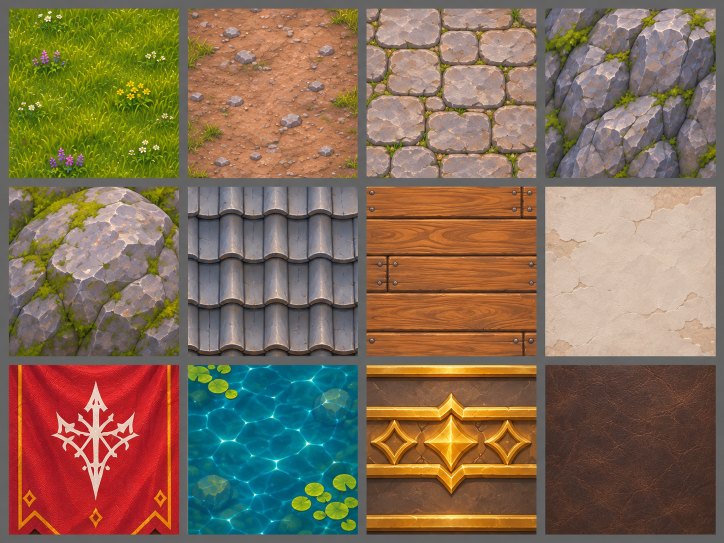
#> input picture reference/09-material-swatches.png, 1448 x 1086 px, found by its file name (shown at 1/2 size)
$ python prep_tex.py
#> lines starting #> are read from the running program, lines starting #| are printed output that depends on the picture
"""Make tiling textures from reference/09-material-swatches.png (not seamless as given),
plus a few procedural ones (flagstones, flowers, grass blade card, glow).
Output: assets/tex/*.jpg|png
"""
import sys
import numpy as np, cv2
from PIL import Image

REF = sys.argv[1] if len(sys.argv) > 1 else '/mnt/project-files/reference/09-material-swatches.png'
OUT = 'assets/tex'
sw = np.array(Image.open(REF).convert('RGB')).astype(np.float32)
COLS = [(20, 357), (376, 715), (734, 1072), (1091, 1430)]
ROWS = [(20, 354), (375, 710), (731, 1067)]
NAMES = [['grass', 'dirt', 'cobble', 'cliff'], ['boulder', 'roof', 'wood', 'plaster'],
         ['banner', 'water', 'gold', 'leather']]
rng = np.random.default_rng(7)


def tile(r, c, inset=10):
    (x0, x1), (y0, y1) = COLS[c], ROWS[r]
    return sw[y0 + inset:y1 - inset, x0 + inset:x1 - inset]


def seamless(t, size=512, band=0.3):
    """Two passes (x then y): blend with a half-rolled copy near the edges."""
    t = cv2.resize(t, (size, size), interpolation=cv2.INTER_CUBIC)
    u = np.linspace(0, 1, size)
    e = np.clip(np.minimum(u, 1 - u) / band, 0, 1)
    e = (e * e * (3 - 2 * e)).astype(np.float32)
    r = np.roll(t, size // 2, 1)
    t = t * e[None, :, None] + r * (1 - e[None, :, None])
    r = np.roll(t, size // 2, 0)
    return t * e[:, None, None] + r * (1 - e[:, None, None])


def flatten_light(t, sigma=60, amt=0.7):
    """Remove the swatch's large-scale shading so tiling doesn't show."""
    low = cv2.GaussianBlur(t, (0, 0), sigma)
    mean = t.reshape(-1, 3).mean(0)
    return t - (low - mean) * amt


def save(name, a, q=88):
    Image.fromarray(np.clip(a, 0, 255).astype(np.uint8)).save(f'{OUT}/{name}.jpg', quality=q)


for r, row in enumerate(NAMES):
    for c, name in enumerate(row):
        t = tile(r, c)
        if name in ('banner', 'gold'):
            save(name, cv2.resize(t, (256, 512) if name == 'banner' else (512, 512)))
            continue
        if name in ('grass', 'dirt', 'cliff', 'boulder', 'plaster', 'leather', 'water', 'cobble'):
            t = flatten_light(t)
        save(name, seamless(t))
#> this loop made 3 passes
#> pass 1, in flatten_light, `low = cv2.GaussianBlur(t, (0, 0), sigma)`:
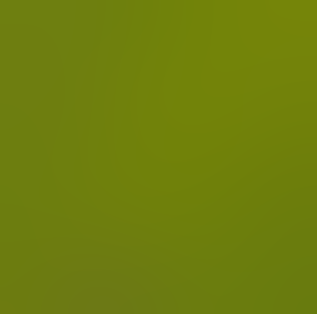
#> low: shape (314, 317, 3) float32; mean of channels 0, 1, 2 111.1, 127.6, 13.3; drawn as R, G, B
#> pass 1, in seamless, `t = t * e[None, :, None] + r * (1 - e[None, :, None])`:
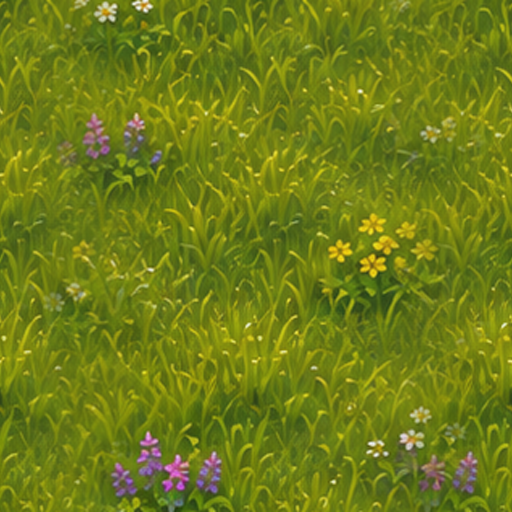
#> t: shape (512, 512, 3) float32; mean of channels 0, 1, 2 111.5, 128.2, 12.9; drawn with min black and max white

# --- Flagstone path: Voronoi stones tinted from the cobble swatch ---
N = 512
cob = tile(0, 2)
#> in tile (call 13), `return sw[y0 + inset:y1 - inset, x0 + inset:x1 - inset]`:
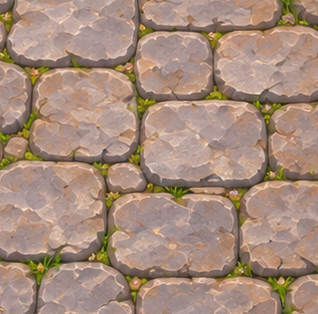
#> returned value: shape (314, 318, 3) float32; mean of channels 0, 1, 2 166.5, 139.6, 123.1; drawn as R, G, B
stone_cols = cob.reshape(-1, 3)
stone_cols = stone_cols[stone_cols.mean(1) > 120]
pts = rng.random((26, 2)) * N
pts = np.concatenate([pts + [dx * N, dy * N] for dx in (-1, 0, 1) for dy in (-1, 0, 1)])
yy, xx = np.mgrid[0:N, 0:N]
d = np.stack([np.hypot(xx - p[0], (yy - p[1]) * 1.0) for p in pts], -1)
idx = np.argsort(d, -1)
d1 = np.take_along_axis(d, idx[..., :1], -1)[..., 0]
d2 = np.take_along_axis(d, idx[..., 1:2], -1)[..., 0]
cell = idx[..., 0] % 26
edge = d2 - d1
base = np.zeros((N, N, 3), np.float32)
tints = stone_cols[rng.integers(0, len(stone_cols), 26)]
#> tints = 26 rows, first 8: [168, 145, 141], [178, 147, 134], [177, 150, 141], [206, 170, 153], [170, 136, 104], [157, 125, 106], [201, 170, 158], [170, 145, 141]
for i in range(26):
    tints[i] = np.array([172, 160, 150]) * rng.uniform(0.86, 1.08) + rng.normal(0, 4, 3)
#> after the loop, tints = 26 rows, first 8: [156.2, 149.6, 141.5], [152.9, 147.8, 128.1], [172.6, 165.9, 153.6], [180.6, 168.4, 164.9], [181.8, 171.7, 159.1], [167.7, 160.1, 148.4], [159.6, 145.9, 139.6], [172.9, 156.9, 149.4]
base = tints[cell]
noise = cv2.GaussianBlur(rng.normal(0, 1, (N, N)).astype(np.float32), (0, 0), 2.0)
noise2 = cv2.GaussianBlur(rng.normal(0, 1, (N, N)).astype(np.float32), (0, 0), 9.0)
base *= (1 + 0.06 * noise[..., None] + 0.08 * noise2[..., None])
bevel = np.clip(edge / 14, 0, 1)
base *= (0.72 + 0.28 * bevel)[..., None]
dirt = tile(0, 1)
dirt = cv2.resize(seamless(flatten_light(dirt)), (N, N)) * 0.8
#> in flatten_light (call 9), `low = cv2.GaussianBlur(t, (0, 0), sigma)`:
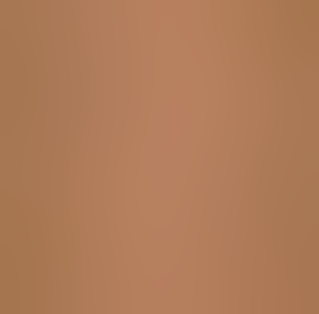
#> low: shape (314, 319, 3) float32; mean of channels 0, 1, 2 175.8, 123.6, 89.4; drawn as R, G, B
#> in flatten_light (call 9), `mean = t.reshape(-1, 3).mean(0)`: mean = [175.7, 123.6, 89.35]
gap = np.clip((edge - 3) / 3, 0, 1)[..., None]
flag = base * gap + dirt * (1 - gap)
# moss specks in gaps
moss = (gap[..., 0] < 0.5) & (cv2.GaussianBlur(rng.random((N, N)).astype(np.float32), (0, 0), 3) > 0.52)
flag[moss] = flag[moss] * 0.4 + np.array([92, 120, 40]) * 0.6
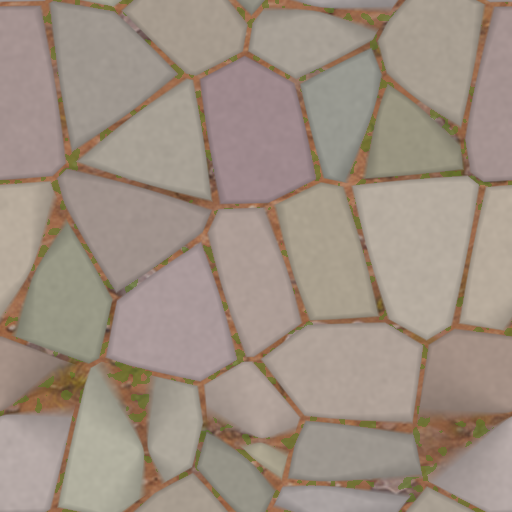
#> flag: shape (512, 512, 3) float64; mean of channels 0, 1, 2 158.9, 144.8, 132.2; drawn as R, G, B
save('flagstone', flag)

# --- grass blade card (RGBA), several blades on one card ---
W, H = 128, 256
card = np.zeros((H, W, 4), np.float32)
for b in range(20):
    x0 = rng.uniform(8, W - 8)
    lean = rng.uniform(-34, 34)
    h = rng.uniform(0.45, 1.0) * H
    wid = rng.uniform(3, 5.5)
    for y in range(int(h)):
        t = y / h
        x = x0 + lean * t * t
        ww = wid * (1 - t) ** 0.8 + 0.6
        yy_ = H - 1 - y
        xs = np.arange(int(x - ww - 1), int(x + ww + 2))
        xs = xs[(xs >= 0) & (xs < W)]
        a = np.clip(ww - np.abs(xs - x), 0, 1)
        g = 0.5 + 0.5 * t
        col = np.array([70 + 150 * g * g, 125 + 105 * g, 30 + 30 * g])
        card[yy_, xs, :3] = np.where(a[:, None] > card[yy_, xs, 3:4] / 255, col, card[yy_, xs, :3])
        card[yy_, xs, 3] = np.maximum(card[yy_, xs, 3], a * 255)
Image.fromarray(card.astype(np.uint8), 'RGBA').save(f'{OUT}/blade.png')
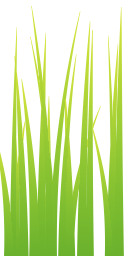
#> saved as blade.png: PIL image 128x256 RGBA; mean R, G, B, A 73.5, 99.5, 25.4, 112.7; transparent parts drawn white

# --- soft glow sprite ---
G = 128
r = np.hypot(*(np.mgrid[0:G, 0:G] - G / 2 + 0.5)) / (G / 2)
a = np.clip(1 - r, 0, 1) ** 2.2
glow = np.dstack([np.full((G, G), 255), np.full((G, G), 235), np.full((G, G), 170), a * 255])
Image.fromarray(glow.astype(np.uint8), 'RGBA').save(f'{OUT}/glow.png')

# --- sparkle (4-point star) for path markers ---
yy, xx = (np.mgrid[0:G, 0:G] - G / 2 + 0.5) / (G / 2)
star = np.clip(1 - (np.abs(xx) ** 0.5 + np.abs(yy) ** 0.5) / 1.05, 0, 1) ** 1.5
core = np.clip(1 - np.hypot(xx, yy) * 2.2, 0, 1)
a = np.clip(star * 1.6 + core, 0, 1)
sp = np.dstack([np.full((G, G), 255), 220 + 35 * core, 120 + 120 * core, a * 255])
Image.fromarray(sp.astype(np.uint8), 'RGBA').save(f'{OUT}/sparkle.png')
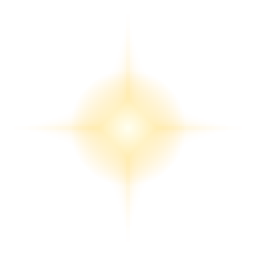
#> saved as sparkle.png: PIL image 128x128 RGBA (shown 2 times larger); mean R, G, B, A 255, 221.8, 126.4, 20.6; transparent parts drawn white
print('textures done')

$ run again, with reference/04-clean-plate-accepted.png copied over reference/09-material-swatches.png
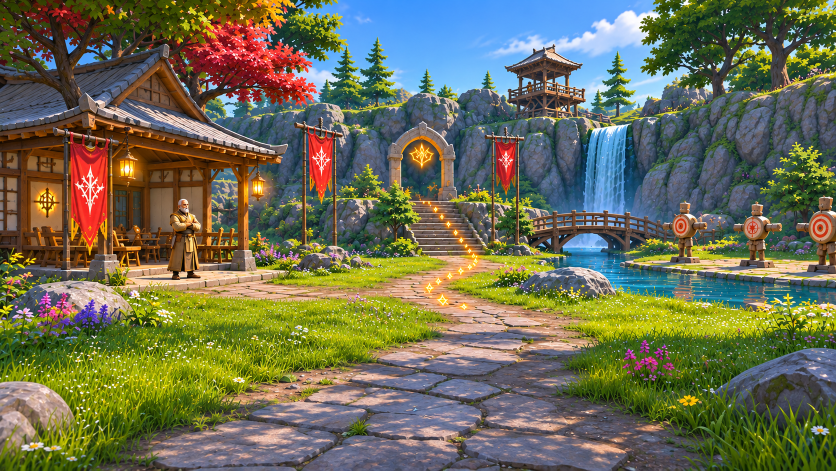
#> input picture reference/04-clean-plate-accepted.png, 1672 x 941 px, found by its file name (shown at 1/2 size)
#> the loop `for r, row in enumerate(NAMES):` made 3 passes
#> `tints = stone_cols[rng.integers(0, len(stone_cols), 26)]`: tints = 26 rows, first 8: [75, 158, 252], [87, 164, 253], [113, 188, 253], [94, 172, 253], [114, 187, 253], [90, 169, 253], [90, 168, 253], [79, 161, 253]
#> after the loop `for i in range(26):`: tints = 26 rows, first 8: [156.2, 149.6, 141.5], [152.9, 147.8, 128.1], [172.6, 165.9, 153.6], [180.6, 168.4, 164.9], [181.8, 171.7, 159.1], [167.7, 160.1, 148.4], [159.6, 145.9, 139.6], [172.9, 156.9, 149.4]
#> in flatten_light (call 9), `low = cv2.GaussianBlur(t, (0, 0), sigma)`:
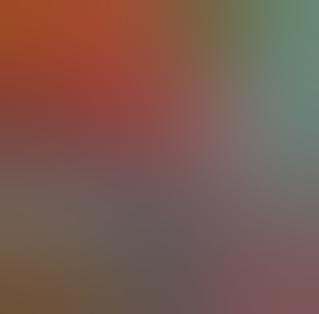
#> low: shape (314, 319, 3) float32; mean of channels 0, 1, 2 122.6, 91.5, 82; drawn as R, G, B
#> mean = [122.5, 91.5, 81.95]
#> `flag[moss] = flag[moss] * 0.4 + np.array([92, 120, 40]) * 0.6`:
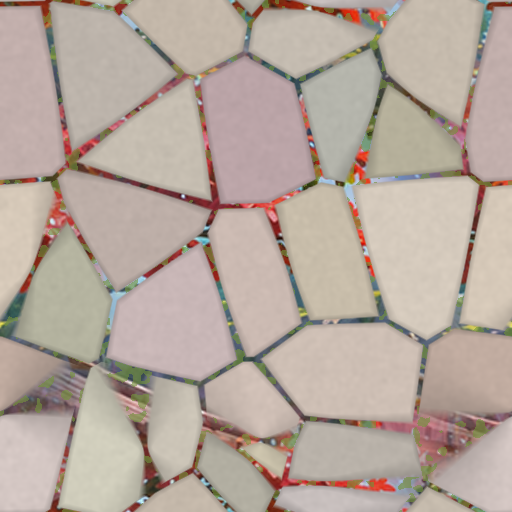
#> flag: shape (512, 512, 3) float64; mean of channels 0, 1, 2 154.2, 141.1, 131.7; drawn with min black and max white
